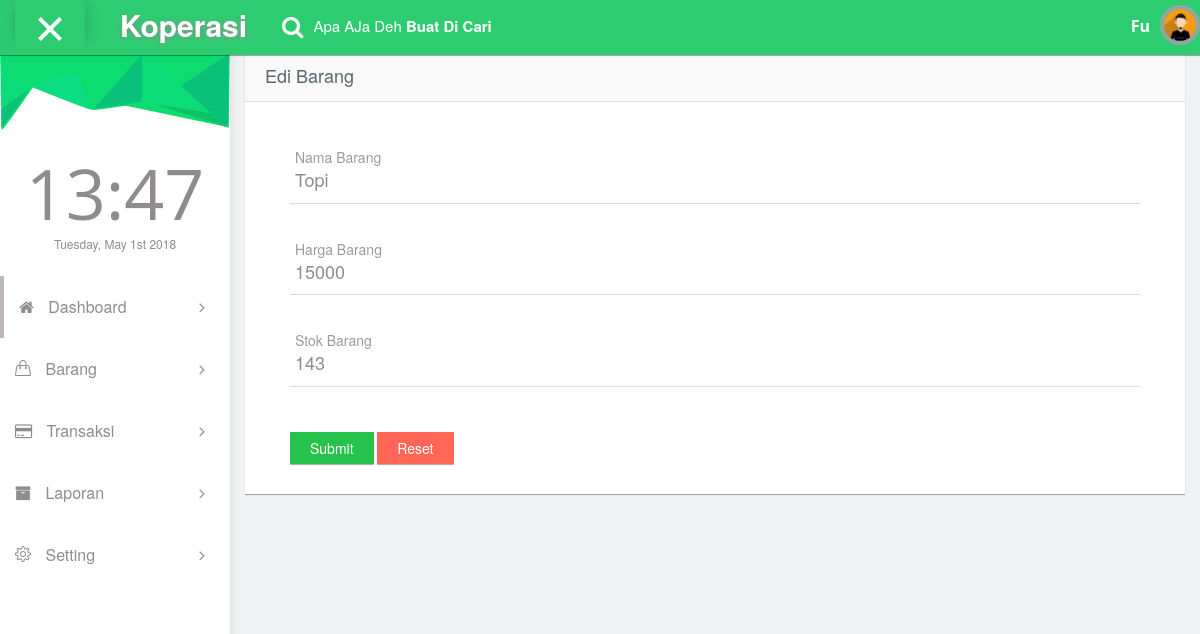
The page /Admin/edit-barang.php?id=1 (signed in) on the database its author committed.
### tables this page shows
CREATE TABLE `barang` (
  `id_barang` int(30) NOT NULL,
  `nama_barang` varchar(30) NOT NULL,
  `stok` int(30) NOT NULL,
  `harga` varchar(30) NOT NULL
);

### Admin/edit-barang.php (the view, shortened to what this page needs)
<?php
require_once("koneksi.php");
$muncul = mysqli_query($koneksi,"SELECT * FROM admin");
$data = mysqli_fetch_array($muncul);
$id = $_GET['id'];
$barang = mysqli_query($koneksi,"SELECT * FROM barang WHERE id_barang = '$id'");
$data_barang = mysqli_fetch_array($barang);
?>
<!DOCTYPE html>
<html lang="en">
<head>
    <link rel="stylesheet" type="text/css" href="asset/css/bootstrap.min.css">
      <link rel="stylesheet" type="text/css" href="asset/css/plugins/font-awesome.min.css"/>
      <link rel="stylesheet" type="text/css" href="asset/css/plugins/simple-line-icons.css"/>
      <link rel="stylesheet" type="text/css" href="asset/css/plugins/animate.min.css"/>
      <link rel="stylesheet" type="text/css" href="asset/css/plugins/fullcalendar.min.css"/>
	<link href="asset/css/style.css" rel="stylesheet">
  </head>
 <body id="mimin" class="dashboard">
        <nav class="navbar navbar-default header navbar-fixed-top">
          <div class="col-md-12 nav-wrapper">
            <div class="navbar-header" style="width:100%;">
              <div class="opener-left-menu is-open">
                <span class="bottom"></span>
              </div>
                <a href="index.php" class="navbar-brand">
                 <b>Koperasi</b>
                </a>
              <ul class="nav navbar-nav search-nav">
                <li>
                   <div class="search">
                    <span class="fa fa-search icon-search" style="font-size:23px;"></span>
                    <div class="form-group form-animate-text">
                      <input type="text" class="form-text" required>
                      <label class="label-search">Apa AJa Deh <b>Buat Di Cari</b> </label>
                    </div>
                  </div>
                </li>
              </ul>
              <ul class="nav navbar-nav navbar-right user-nav">
                <li class="user-name"><span><?php echo $data['nama'];?></span></li>
                  <li class="dropdown avatar-dropdown">
                   <img src="asset/img/avatar.jpg" class="img-circle avatar" alt="user name" data-toggle="dropdown" aria-haspopup="true" aria-expanded="true"/>
                </li>
              </ul>
            </div>
          </div>
        </nav>
      <div class="container-fluid mimin-wrapper">
           <div id="left-menu">
              <div class="sub-left-menu scroll">
                <ul class="nav nav-list">
                     <ul class="nav nav-list">
                    <li><div class="left-bg"></div></li>
                    <li class="time">
                      <h1 class="animated fadeInLeft">21:00</h1>
                      <p class="animated fadeInRight">Sat,October 1st 2029</p>
                    </li>
                    <li class="active ripple">
                      <a class="tree-toggle nav-header"><span class="fa-home fa"></span> Dashboard
                        <span class="fa-angle-right fa right-arrow text-right"></span>
                      </a>
                    </li>
                    <li class="ripple"><a class="tree-toggle nav-header">
                    <span class="icons icon-handbag"></span> Barang
                    <span class="fa-angle-right fa right-arrow text-right"></span> </a>
                    </li>
                    <li class="ripple">
                      <a class="tree-toggle nav-header">
                        <span class="fa-credit-card fa"></span> Transaksi
                        <span class="fa-angle-right fa right-arrow text-right"></span>
                      </a>
                    </li>
                    <li class="ripple"><a class="tree-toggle nav-header">
                    <span class="fa fa-archive"></span> Laporan
                    <span class="fa-angle-right fa right-arrow text-right"></span> </a>
                    </li>
                    <li class="ripple">
                      <a class="tree-toggle nav-header">
                        <span class="icons icon-settings"></span> Setting
                        <span class="fa-angle-right fa right-arrow text-right"></span>
                      </a>
                    </li>
                     <li class="ripple">
                      <a class="tree-toggle nav-header">
                      </a>
                    </li>
                  </ul>
                </div>
            </div>
          <div id="content">
                <div class="col-md-12">
                  <div class="col-md-12 panel">
                    <div class="col-md-12 panel-heading">
                      <h4>Edi Barang</h4>
                    </div>
                    <div class="col-md-12 panel-body" style="padding-bottom:30px;">
                      <div class="col-md-12">
                        <form class="cmxform" id="signupForm" method="POST" action="proses/proses-aksi.php">
                          <div class="col-md-12">
                            <div class="form-group form-animate-text" style="margin-top:40px !important;">
                              <input type="text" class="form-text" id="nama_barang" name="nama_barang" value="<?php echo $data_barang['nama_barang']; ?>" required>
                              <label>Nama Barang</label>
                            </div>
                            <div class="form-group form-animate-text" style="margin-top:40px !important;">
                              <input type="text" class="form-text" id="harga" name="harga" value="<?php echo $data_barang['harga']; ?>" required>
                              <label>Harga Barang</label>
                            </div>
                             <div class="form-group form-animate-text" style="margin-top:40px !important;">
                              <input type="number" class="form-text" id="stok" name="stok" min="0" max="99999999999" step="1" value="<?php echo $data_barang['stok']; ?>" required>
                              <label>Stok Barang</label>
                            </div>
                          </div>
                          <div class="col-md-12">
                              <input class="submit btn btn-success" type="submit" value="Submit">
                              <input type="reset" class="submit btn btn-danger" value="Reset">
                        </div>
                      </form>
                        </div>
                    </div>
                  </div>
                </div>
              </div>
          </div>
  </body>
</html>

### rows shown on the page
barang: nama_barang "Topi", harga "15000", stok "143"

### other values the page prints
$data['nama'] "Fu"
